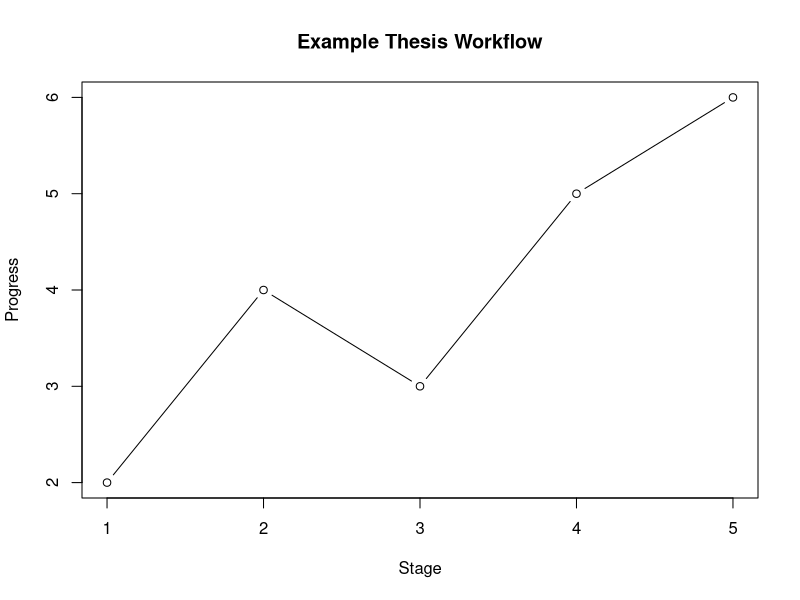

Reproduce this figure in R.
## ---- chunk 1
#| label: fig-template-workflow
#| fig-cap: Example workflow for a Quarto thesis project.
#| fig-width: 6
plot(
  1:5, c(2, 4, 3, 5, 6),
  type = "b",
  xlab = "Stage",
  ylab = "Progress",
  main = "Example Thesis Workflow"
)
## ---- chunk 2
#| label: tbl-template-files
#| tbl-cap: Example overview of core template files.
library(knitr)

kable(
  data.frame(
    File = c("_quarto.yml", "MastersDoctoralThesis.cls", "references.bib"),
    Purpose = c(
      "Defines the thesis structure and metadata",
      "Controls PDF formatting",
      "Stores bibliography entries"
    )
  )
)
